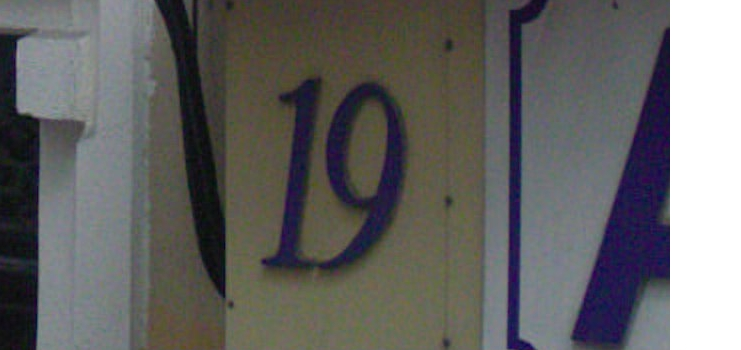
#> input picture tests/imgs/1.png, 741 x 350 px
$ python -i pp.py   (imports and definitions only)
#> lines starting #> are read from the running program, lines starting #| are printed output that depends on the picture; after the words box and inside, x2 and y2 are one past the last pixel; in counts of white or black regions, pixels touching at a corner belong together
#> further down, picture is the input picture: shape (350, 741, 3); mean B, G, R 99.7, 100.7, 101.4
import numpy as np
import argparse
import imutils
import time
import cv2
import matplotlib.pyplot as plt
from PIL import Image


def preprocess(img):
    result = []
    img1 = img.copy()
    gray = cv2.cvtColor(img, cv2.COLOR_BGR2GRAY)
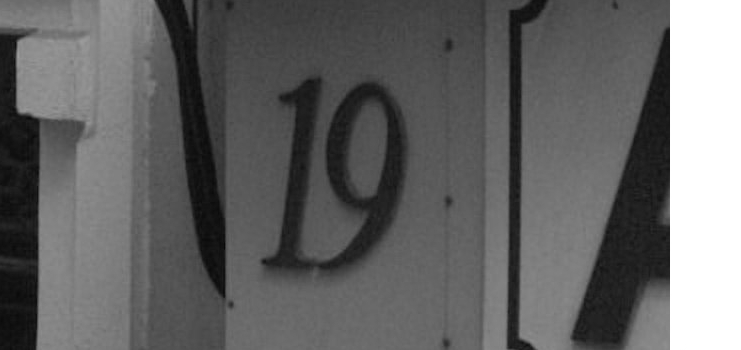
#> gray: shape (350, 741); min 8, max 255, mean 100.8
    ret, mask = cv2.threshold(gray, 80, 160, 1)  # turn 60, 120 for the best OCR results
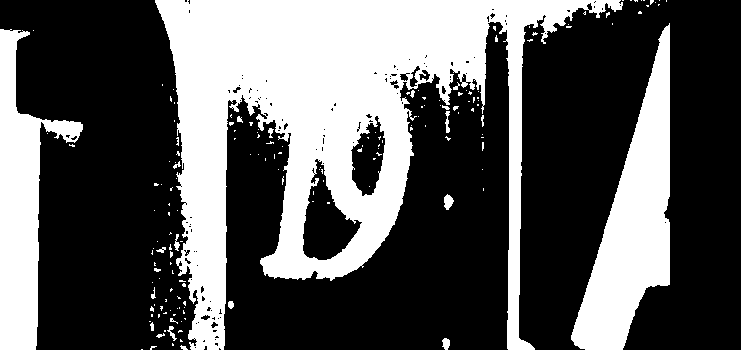
#> mask: shape (350, 741); values 0 (black) and 160 (white), 35.3% white; 169 white regions (147 under 20 px), largest, box (x1, y1, x2, y2) and area: (155, 0, 623, 350) 63993, (571, 23, 670, 350) 14780, (0, 29, 83, 350) 11159
    kernel = np.ones((5, 3), np.uint8)
    mask = cv2.erode(mask, kernel, iterations=1)
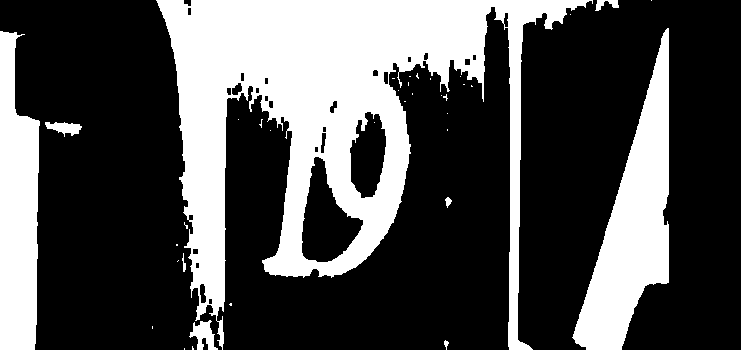
#> mask: shape (350, 741); values 0 (black) and 160 (white), 31.2% white; 37 white regions (28 under 20 px), largest, box (x1, y1, x2, y2) and area: (156, 0, 593, 350) 56073, (572, 28, 669, 350) 13766, (0, 31, 40, 350) 10079
    edged1 = cv2.Canny(gray, 30, 200)  # np.array(thresh)[1].astype('uint8')
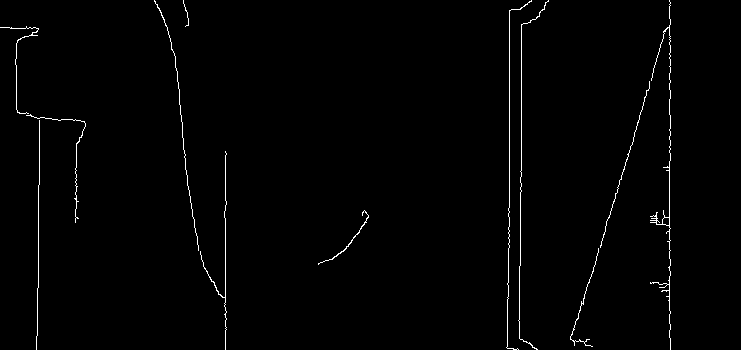
#> edged1: shape (350, 741); 1.1% white in thin lines or dots
    edged2 = cv2.Canny(mask, 30, 200)
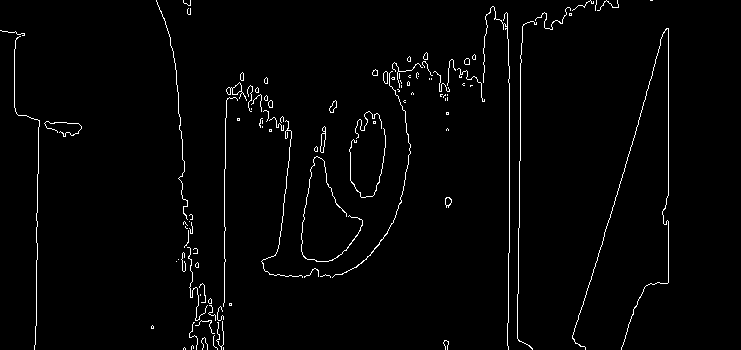
#> edged2: shape (350, 741); 2% white in thin lines or dots
    contours1, _ = cv2.findContours(edged1, cv2.RETR_EXTERNAL, cv2.CHAIN_APPROX_TC89_L1)
#> contours1 = 12 contours, 7 with area under 20; largest, box (x1, y1, x2, y2) and area: (650, 0, 671, 350) 286, (200, 151, 227, 350) 66, (318, 210, 369, 265) 42, (26, 114, 86, 223) 28, (600, 81, 650, 248) 22
    contours2, _ = cv2.findContours(edged2, cv2.RETR_EXTERNAL, cv2.CHAIN_APPROX_TC89_L1)
#> contours2 = 106 contours, 93 with area under 20; largest, box (x1, y1, x2, y2) and area: (572, 28, 669, 350) 132, (226, 82, 247, 101) 104, (320, 126, 326, 153) 74, (329, 100, 337, 113) 46, (445, 197, 452, 208) 42
    contours = contours1 + contours2
#> contours = 118 contours, 100 with area under 20; largest, box (x1, y1, x2, y2) and area: (650, 0, 671, 350) 286, (572, 28, 669, 350) 132, (226, 82, 247, 101) 104, (320, 126, 326, 153) 74, (200, 151, 227, 350) 66
    for cnt in contours:
        if cv2.arcLength(cnt, True) > 400:
            approx = cv2.approxPolyDP(cnt, 0.05 * cv2.arcLength(cnt, True), True)
            if len(approx) == 4:
               # print("square")
                x, y, w, h = cv2.boundingRect(cnt)
               # cv2.rectangle(img, (x, y), (x + w, y + h), (0, 0, 225), 2)
                newImage = img1[y:y + h, x:x + w]
                result.append((newImage, (x, y, w, h)))
#> this loop made 118 passes
#> (approx, x, y, w, h) on passes 53, 94: ([[285, 121], [261, 261], [302, 277], [261, 261]], 261, 121, 42, 157), ([[392, 71], [401, 201], [332, 277], [401, 202]], 332, 71, 79, 207)
#> approx on passes 3, 4, 8, 9, 10, 12: [[225, 151], [225, 349]], [[39, 120], [36, 349]], [[669, 0], [670, 349]], [[548, 0], [537, 349]], [[531, 0], [513, 349]], [[154, 0], [198, 250]]
#> after the loop, result = 2 items

    return result

>>> import cv2
>>> picture = cv2.imread('tests/imgs/1.png')
>>> result = preprocess(picture)
#> result = 2 items
